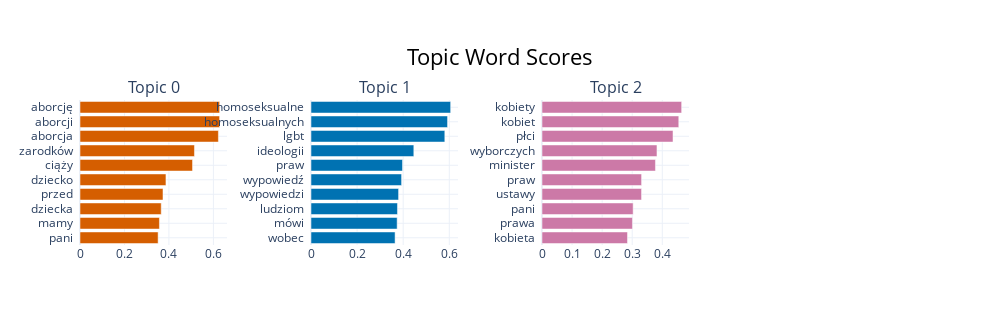

This figure's notebook cell:
### Code cell
topic_model.visualize_barchart(top_n_topics=3 if isinstance(3, int) else 50, n_words=20)

### Figure 1 — Plotly figure (JSON) as saved in the notebook; plotly's stock layout.template omitted (floating-point values rounded to 4 significant figures)
{"data": [{"marker": {"color": "#D55E00"}, "orientation": "h", "type": "bar", "x": [0.3514, 0.3573, 0.3653, 0.3733, 0.3866, 0.5061, 0.5148, 0.6225, 0.6279, 0.6281], "xaxis": "x", "y": ["pani  ", "mamy  ", "dziecka  ", "przed  ", "dziecko  ", "ciąży  ", "zarodków  ", "aborcja  ", "aborcji  ", "aborcję  "], "yaxis": "y"}, {"marker": {"color": "#0072B2"}, "orientation": "h", "type": "bar", "x": [0.3648, 0.3738, 0.3753, 0.38, 0.3931, 0.3971, 0.4462, 0.5806, 0.5926, 0.606], "xaxis": "x2", "y": ["wobec  ", "mówi  ", "ludziom  ", "wypowiedzi  ", "wypowiedź  ", "praw  ", "ideologii  ", "lgbt  ", "homoseksualnych  ", "homoseksualne  "], "yaxis": "y2"}, {"marker": {"color": "#CC79A7"}, "orientation": "h", "type": "bar", "x": [0.2843, 0.3008, 0.3031, 0.3311, 0.3312, 0.3773, 0.3824, 0.4357, 0.4549, 0.4645], "xaxis": "x3", "y": ["kobieta  ", "prawa  ", "pani  ", "ustawy  ", "praw  ", "minister  ", "wyborczych  ", "płci  ", "kobiet  ", "kobiety  "], "yaxis": "y3"}], "layout": {"annotations": [{"font": {"size": 16}, "showarrow": false, "text": "Topic 0", "x": 0.0875, "xanchor": "center", "xref": "paper", "y": 1, "yanchor": "bottom", "yref": "paper"}, {"font": {"size": 16}, "showarrow": false, "text": "Topic 1", "x": 0.3625, "xanchor": "center", "xref": "paper", "y": 1, "yanchor": "bottom", "yref": "paper"}, {"font": {"size": 16}, "showarrow": false, "text": "Topic 2", "x": 0.6375, "xanchor": "center", "xref": "paper", "y": 1, "yanchor": "bottom", "yref": "paper"}], "height": 325, "hoverlabel": {"bgcolor": "white", "font": {"family": "Rockwell", "size": 16}}, "showlegend": false, "title": {"font": {"color": "Black", "size": 22}, "text": "Topic Word Scores", "x": 0.5, "xanchor": "center", "yanchor": "top"}, "width": 1000, "xaxis": {"anchor": "y", "domain": [0, 0.175], "showgrid": true}, "xaxis2": {"anchor": "y2", "domain": [0.275, 0.45], "showgrid": true}, "xaxis3": {"anchor": "y3", "domain": [0.55, 0.725], "showgrid": true}, "xaxis4": {"anchor": "y4", "domain": [0.825, 1], "showgrid": true}, "yaxis": {"anchor": "x", "domain": [0, 1], "showgrid": true}, "yaxis2": {"anchor": "x2", "domain": [0, 1], "showgrid": true}, "yaxis3": {"anchor": "x3", "domain": [0, 1], "showgrid": true}, "yaxis4": {"anchor": "x4", "domain": [0, 1], "showgrid": true}}}
